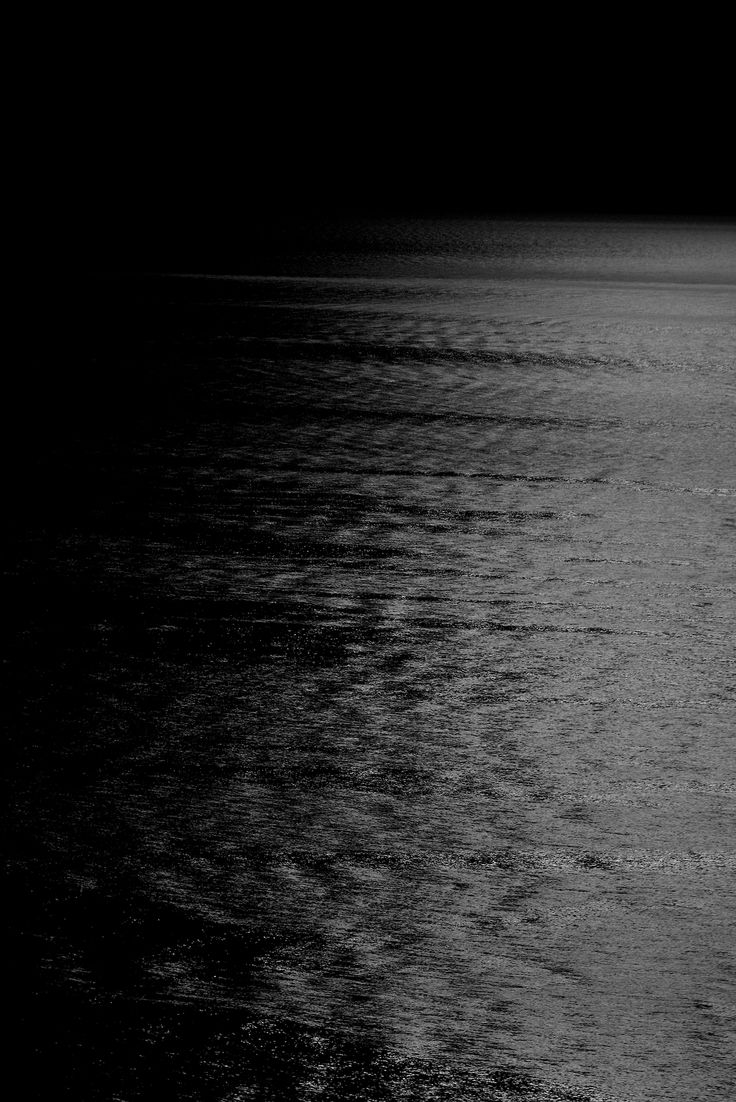
#> input picture blacksea.jpg, 736 x 1102 px
$ jupyter execute Gray_Histogram.ipynb
#> lines starting #> are read from the running program, lines starting #| are printed output that depends on the picture
#> further down, input_image is the input picture: shape (1102, 736, 3); min 0, max 237, mean 38.8
[cell 1]
import numpy as np
import cv2 as cv
from matplotlib import pyplot as plt

[cell 2]
def Histogram_Computation(image):
    image_height = image.shape[0]
#> image_height = 1102
    image_width = image.shape[1]
#> image_width = 736

    Histogram = np.zeros([256], np.int32)

    for x in range(0, image_height):
        for y in range(0, image_width):
            Histogram[image[x,y]] +=1

    return Histogram

[cell 3]
def Plot_Histogram(Histogram):
    plt.figure()
    plt.title("GrayScale Histogram")
    plt.xlabel("Intensity Level")
    plt.ylabel("Intensity Frequency")
    plt.xlim([0, 256])
    plt.plot(Histogram)
    plt.savefig("Histogram_GrayScale_Sea.jpg")

[cell 4]
input_image = cv.imread("blacksea.jpg")

Histogram_GrayScale = Histogram_Computation(input_image)
#> Histogram_GrayScale = 256 values, max 306249 at index 0, min 0 at index 206, mean 3168.2

for i in range(0, len(Histogram_GrayScale)):
    print("Histogram[", i, "]: ", Histogram_GrayScale[i])
#> this loop made 256 passes
#| Histogram[ 0 ]:  306249
#| Histogram[ 1 ]:  32513
#| Histogram[ 2 ]:  13888
#| Histogram[ 3 ]:  10626
#| Histogram[ 4 ]:  8634
#| Histogram[ 5 ]:  7475
#| Histogram[ 6 ]:  6597
#| Histogram[ 7 ]:  5930
#> (further printed lines are left out)

Plot_Histogram(Histogram_GrayScale)
#> in Plot_Histogram, `plt.savefig("Histogram_GrayScale_Sea.jpg")`:
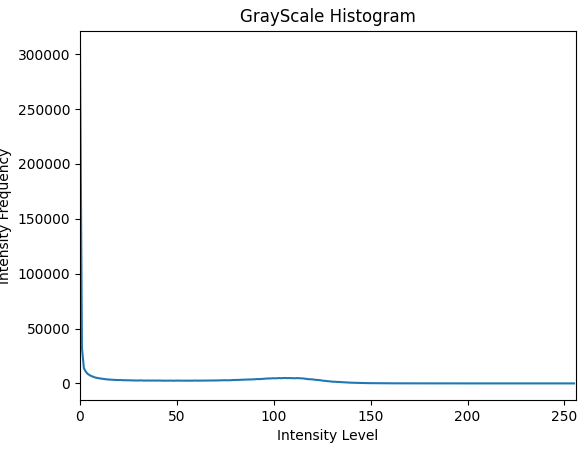
#> figure drawn by matplotlib, 1 panel; curve peaks at x = 0, y = 306249
